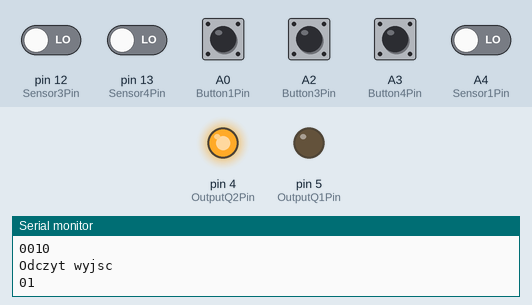
A sketch run on a simulated Arduino Uno, built with avr-gcc and run on an emulated ATmega328P. Parts: output pins drawn as LEDs (lit = HIGH), the last lines printed to the serial monitor. Inputs (shaded band) come from the test bench; at power-on: A0 (Button1Pin), A2 (Button3Pin), A3 (Button4Pin), A4 (Sensor1Pin), pin 12 (Sensor3Pin), pin 13 (Sensor4Pin) LOW.

Above: at 3.8 s.
3.9 s: A0 (Button1Pin) pulled HIGH for 1.3 s
At 5.5 s:
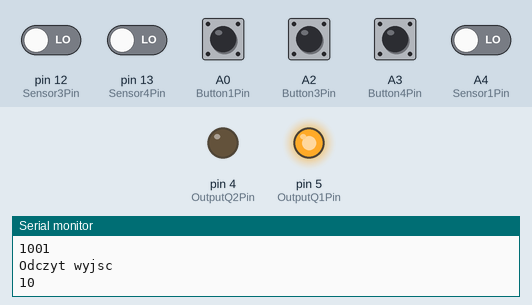
6.7 s: A4 (Sensor1Pin) driven HIGH
At 8.4 s:
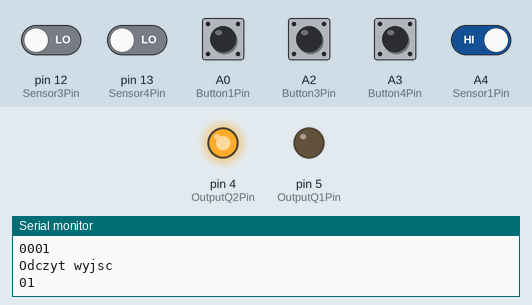
8.7 s: A2 (Button3Pin) pulled HIGH for 1.3 s
At 10.6 s:
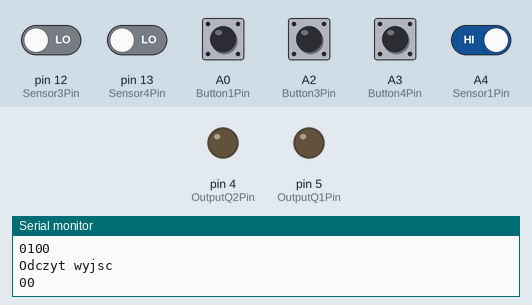
Timing chart, 0 to 12.1 s (numbered marks = the images above; inputs shaded):
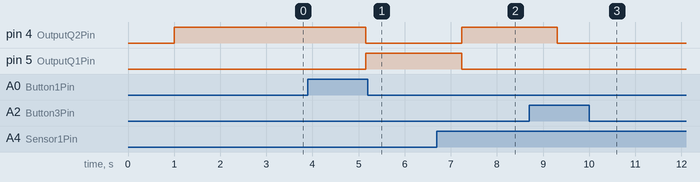

Measured:
- after the input at 3.9 s, pin 4 (OutputQ2Pin): HIGH → LOW after 1.3 s; pin 5 (OutputQ1Pin): LOW → HIGH after 1.3 s
- after the input at 6.7 s, pin 4 (OutputQ2Pin): LOW → HIGH after 0.53 s; pin 5 (OutputQ1Pin): HIGH → LOW after 0.53 s
- after the input at 8.7 s, pin 4 (OutputQ2Pin): HIGH → LOW after 0.61 s

The sketch:

Elevator_Motor_Controller.ino
```cpp
/*
Autor projektu: Mateusz BARTNICKI
Grupa: I0X1N1
Projekt dotyczy układu sterowania silnikiem windy.
Winda porusza się między trzema następującymi kondygnacjami: 0, 2, 3.
Stan początkowy – winda ustawia się na 2 kondygnacji.

Założenia ustalone przed prowadzącą laboratoria:
I1 P1 - przycisk wysyłania windy na 0 kondygnację
I2 P2 - przycisk wysyłania windy na 1 kondygnację
I3 P3 - przycisk wysyłania windy na 2 kondygnację
I4 P4 - przycisk wysyłania windy na 3 kondygnację
I5 P5 - czujnik (sensor) obecności windy na 0 kondygnacji
I6 P6 - czujnik (sensor) obecności windy na 1 kondygnacji
I7 P7 - czujnik (sensor) obecności windy na 2 kondygnacji
I8 P8 - czujnik (sensor) obecności windy na 3 kondygnacji

Sterowanie silnikiem windy
F/R, S/S – wejścia sterujące silnikiem połączone z wyjściami PLC
F/R z wyjściem Q1
S/S z wyjściem Q2

Q1   Q2
0 1  stop
0 0  jazda w górę
1 0  jazda w dół
1 1  stan niedozwolony

  Definicja stanów maszyny stanowej:
S_1 - obecność windy na 0 kondygnacji
S_2 - obecność windy na 2 kondygnacji
S_3 - obecność windy na 3 kondygnacji
S_4 - przejazd windy z 0 na 2 kondygnację
S_5 - przejazd windy z 0 na 3 kondygnację
S_6 - przejazd windy z 2 na 0 kondygnację
S_7 - przejazd windy z 2 na 3 kondygnację
S_8 - przejazd windy z 3 na 0 kondygnację
S_9 - przejazd windy z 3 na 2 kondygnację
S-10 - stan początkowy po włączeniu sterownika, oczekuje na ustalenie obecności windy na danej kondygnacji

  M1  M2  M3  M4
S1  0 0 0 1
S2  0 0 1 0
S3  0 0 1 1
S4  0 1 0 0
S5  0 1 0 1
S6  0 1 1 1
S7  1 0 0 0
S8  1 0 0 1
S9  1 0 1 0
S10 0 0 0 0
*/

//Zmienne globalne
boolean Q1 = 1;//Forward/Reverse Control Signal Relay 3
boolean Q2 = 0;//Start/Stop Control Signal Relay 4
boolean IP1 = 0;//Odczyt z "Przycisk zadanie 0-go poziomu"
boolean IP2 = 0;//Odczyt z "Przycisk zadanie 2-go poziomu"
boolean IP3 = 0;//Odczyt z "Przycisk zadanie 3-go poziomu"
boolean IS1 = 0;//Odczyt z "Sensor obecnosci kabiny na 0. poziomie"
boolean IS2 = 0;//Odczyt z "Sensor obecnosci kabiny na 2. poziomie"
boolean IS3 = 0;//Odczyt z "Sensor obecnosci kabiny na 3. poziomie"
boolean M1 = 0; //kod stanu maszyny stanowej
boolean M2 = 0; //kod stanu maszyny stanowej
boolean M3 = 0; //kod stanu maszyny stanowej
boolean M4 = 0; //kod stanu maszyny stanowej

void setup() {
  // put your setup code here, to run once:
  #define Button1Pin A0 //nazwa pinu dla "Przycisk żądanie 0-go poziomu"
  #define Button2Pin A1 //nazwa pinu dla "Przycisk żądanie 1-go poziomu"
  #define Button3Pin A2 //nazwa pinu dla "Przycisk żądanie 2-go poziomu"
  #define Button4Pin A3 //nazwa pinu dla "Przycisk żądanie 3-go poziomu"
  #define Sensor1Pin A4 //nazwa pinu dla "Sensor obecności kabiny na 0-wym poziomie"
  #define Sensor2Pin A5 //nazwa pinu dla "Sensor obecności kabiny na 1-ym poziomie"
  #define Sensor3Pin 12 //nazwa pinu dla "Sensor obecności kabiny na 2-im poziomie"
  #define Sensor4Pin 13 //nazwa pinu dla "Sensor obecności kabiny na 3-im poziomie"
  #define OutputQ1Pin 5 //nazwa pinu dla Forward/Reverse Signal (bit kierunku)
  #define OutputQ2Pin 4 //nazwa pinu dla Start/Stop Signal (bit stopu)

  pinMode(Button1Pin, INPUT);
  pinMode(Button2Pin, INPUT);     //nie bedzie wykorzystywane, winda ma poruszac sie tylko po 0, 2 i 3 kondygnacji
  pinMode(Button3Pin, INPUT);
  pinMode(Button4Pin, INPUT);
  pinMode(Sensor1Pin, INPUT);
  pinMode(Sensor2Pin, INPUT);     //nie bedzie wykorzystywane, winda ma poruszac sie tylko po 0, 2 i 3 kondygnacji
  pinMode(Sensor3Pin, INPUT);
  pinMode(Sensor4Pin, INPUT);
  pinMode(OutputQ1Pin, OUTPUT);
  pinMode(OutputQ2Pin, OUTPUT);
  Serial.begin(9600);
  Serial.println("Koniec wykonywania Setup");
}

void odczytWejsc()
{
  IP1 = digitalRead(Button1Pin);
  IP2 = digitalRead(Button3Pin);
  IP3 = digitalRead(Button4Pin);
  IS1 = digitalRead(Sensor1Pin);
  IS2 = digitalRead(Sensor3Pin);
  IS3 = digitalRead(Sensor4Pin);
}

void funkcjaPrzejscia()
{
  //zmienne pomocnicze do zapamietania nowych, obliczonych stanow flagi
  boolean M1prim = 0;
  boolean M2prim = 0;
  boolean M3prim = 0;
  boolean M4prim = 0;

  //Obliczenie wartosci funkcji przejsc stanow (flag) - ZGODNIE Z FUNKCJA PRZEJSC PO MINIMALIZACJI
  M1prim = (!M1 & !M2 & M3 & M4 & (IP1 | IP2)) | (!M2 & !M4 & ((IP3 & !M1 & M3) | (!IS3 & M1 & !M3))) | (M1 & !M2 & ((!IS1 & !M3 & M4) | (!IS2 & M3 & !M4))) | (!IS1 & !IS2 & IS3 & !M1 & !M2 & !M3 & !M4);
  M2prim = (!M1 & !M2 & !M3 & M4 & (IP2 | IP3)) | (!M1 & M2 & !M3 & ((!IS2 & !M4) | (!IS3 & M4))) | (!M1 & M3 & ((IP1 & !M2 & !M4) & (!IS1 & M2 & M4))) | (IS1 & !IS2 & !IS3 & !M1 & !M2 & !M3 & !M4);
  M3prim = (!M1 & !M2 & M3 & !M4 & (!IP3 | IP1)) | (!M1 & !M2 & M3 & M4 & (!IP1 | IP2)) | (!M1 & M2 & ((IS2 & !M3 & !M4) | (!IS1 & M3 & M4))) | (IS3 & !M3 & ((!M1 & M2 & M4) | (M1 & !M2 & !M4))) | (!M2 & !M4 & M1 & M3) | ((!M1 & !M2 & !M3 & !M4 & !IS1) & ((IS2 & !IS3) | (IS3 | !IS2)));
  M4prim = (!M1 & !M2 & !M3 & M4 & (!IP2 | IP3)) | (!M1 & !M2 & M3 & (IP1 | (!IP2 & M4))) | (M1 & !M2 & !M3 & (IS3 | M4)) | (!M1 & M2 & M4);

  //Przepisanie "nowych" wartosci do "starych"
  M1 = M1prim;
  M2 = M2prim;
  M3 = M3prim;
  M4 = M4prim;
}

void funkcjaWyjscia()
{
  Q1 = (!M1 & M2 & M3 & M4) | (M1 & !M2 & ((!M3 & M4) | (M3 & !M4)));
  Q2 = (!M1 & !M2 & (M4 | M3));
 }

void zapisWyjscia()
{
  digitalWrite(OutputQ1Pin,Q1);
  digitalWrite(OutputQ2Pin,Q2);
}

void raport()
{
  Serial.println("Odczyt wartosci podawanych na wejscie sterownika  ");
  Serial.print(IP1);
  Serial.print(IP2);
  Serial.print(IP3);
  Serial.print(IS1);
  Serial.print(IS2);
  Serial.print(IS3);
  Serial.println();
  Serial.println("Odczyt stanu  ");
  Serial.print(M1);
  Serial.print(M2);
  Serial.print(M3);
  Serial.print(M4);
  Serial.println();
  Serial.println("Odczyt wyjsc  ");
  Serial.print(Q1);
  Serial.print(Q2);
  Serial.println();
}

void loop() {
  // put your main code here, to run repeatedly:
  delay(1000);
  odczytWejsc();
  funkcjaPrzejscia();
  funkcjaWyjscia();
  zapisWyjscia();
  raport();
}
```
